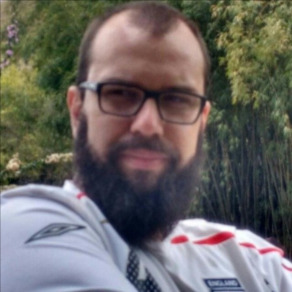
#> input picture Cartoon Image/me.jpg, 292 x 292 px, given in place of the camera
$ python webCam_cartoonImage.py
#> lines starting #> are read from the running program, lines starting #| are printed output that depends on the picture; after the words box and inside, x2 and y2 are one past the last pixel; in counts of white or black regions, pixels touching at a corner belong together
import cv2
import numpy as np


class Cartoonizer:
    def __init__(self, num_down=2, num_bilateral=7):
#> in cartoonize_webcam, frame is the input picture: shape (292, 292, 3); mean B, G, R 100.2, 102.9, 106.7
        self.num_down = num_down
        self.num_bilateral = num_bilateral

    def cartoon_img(self, img_rgb: np.ndarray):

        # Downsampling da imagem usando Gaussian Pyramid
        for _ in range(self.num_down):
            img_rgb = cv2.pyrDown(img_rgb)
#> this loop made 2 passes
#> pass 2, in cartoon_img, `img_rgb = cv2.pyrDown(img_rgb)`:
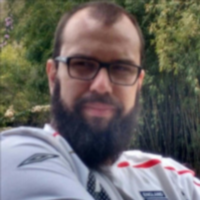
#> img_rgb: shape (200, 200, 3); mean of channels 0, 1, 2 100, 102.8, 106.6; drawn as B, G, R

        # Aplicacao de um filtro bilateral. O filtro bilateral irá diminuir
        # o pallete das cores, necessario para o efeito de cartoon
        for _ in range(self.num_bilateral):
            img_rgb = cv2.bilateralFilter(img_rgb, d=9, sigmaColor=9, sigmaSpace=7)

        # Upsampling da imagem usando Gaussian Pyramid
        for _ in range(self.num_down):
            img_rgb = cv2.pyrUp(img_rgb)

        # Conversao da imagem em tons de cinza
        img_gray = cv2.cvtColor(img_rgb, cv2.COLOR_RGB2GRAY)
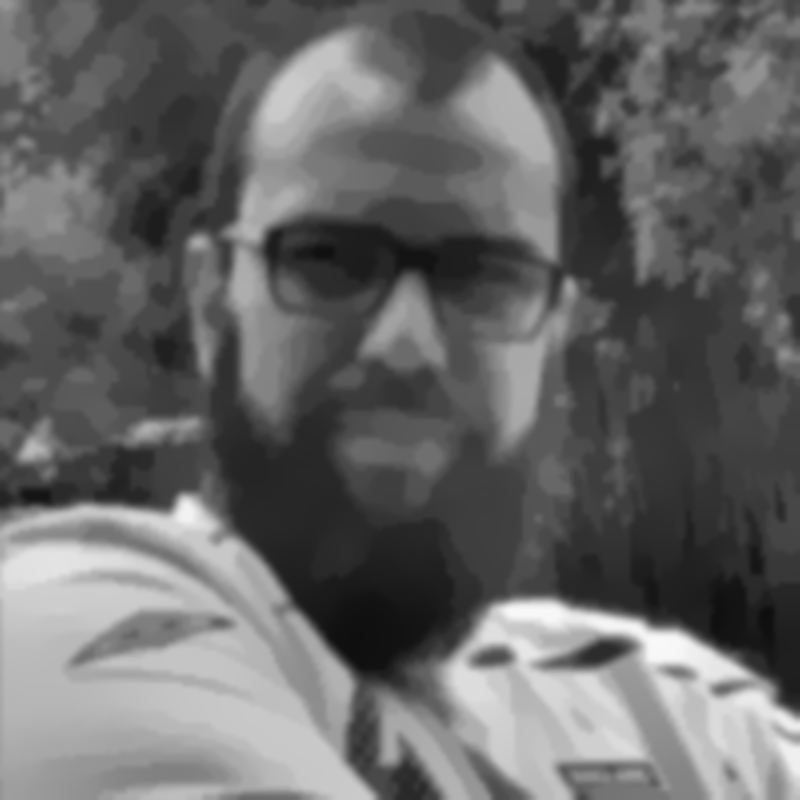
#> img_gray: shape (800, 800); min 15, max 248, mean 102.5

        # Filtro mediano para realce
        img_blur = cv2.medianBlur(img_gray, 7)

        # Deteccao de bordas
        img_edge = cv2.adaptiveThreshold(
            img_blur, 255, cv2.ADAPTIVE_THRESH_MEAN_C,
            cv2.THRESH_BINARY, blockSize=9, C=2)
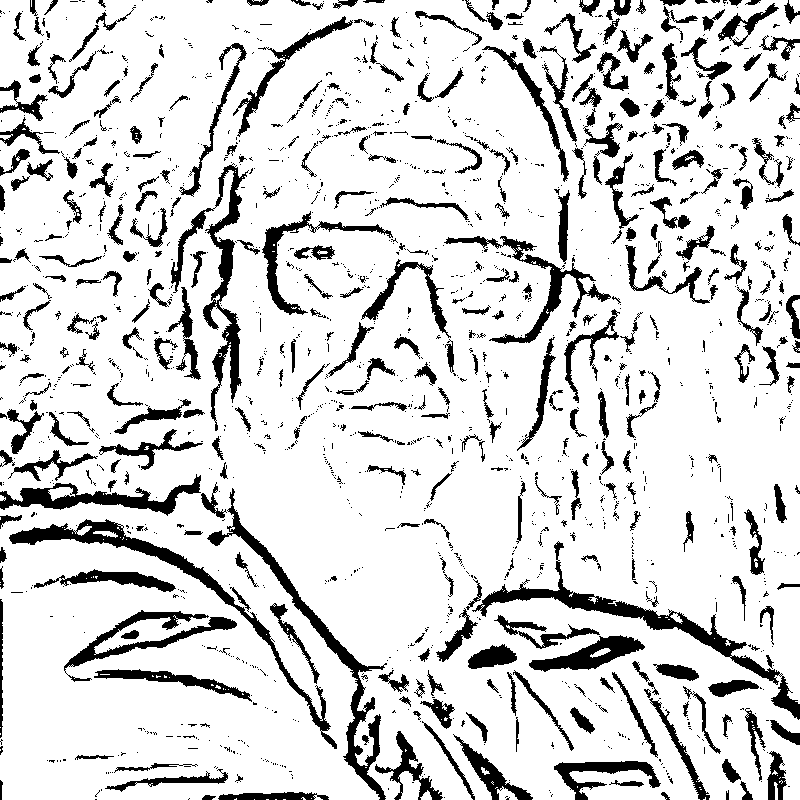
#> img_edge: shape (800, 800); 84.8% white; 1741 black regions (1325 under 20 px), largest, box (x1, y1, x2, y2) and area: (472, 541, 800, 720) 4620, (9, 519, 337, 749) 4167, (207, 488, 387, 800) 4007

        # Conversao da imagem para RGB
        img_edge = cv2.cvtColor(img_edge, cv2.COLOR_GRAY2RGB)

        # Combinando a imagem colorida com a imagem com bordas destacadas
        # img_cartoon = cv2.bitwise_and(img_rgb, img_edge)
        # stack = np.hstack([img_rgb, img_cartoon])

        return img_rgb

    def cartoonize_webcam(self):
        cap = cv2.VideoCapture(0)

        while True:
            ret, frame = cap.read()

            img_rgb = cv2.resize(frame, (800, 800))

            img = self.cartoon_img(img_rgb)
            cv2.imshow("Cartoon", img)

            if cv2.waitKey(1) & 0xFF == ord('q'):
#> (key q is pressed here)
                break

        cap.release()
        cv2.destroyAllWindows()


if __name__ == "__main__":
    cartoonizer = Cartoonizer(num_down=2, num_bilateral=7)
    cartoonizer.cartoonize_webcam()

$ run again, on Cartoon Image/por_sol.png
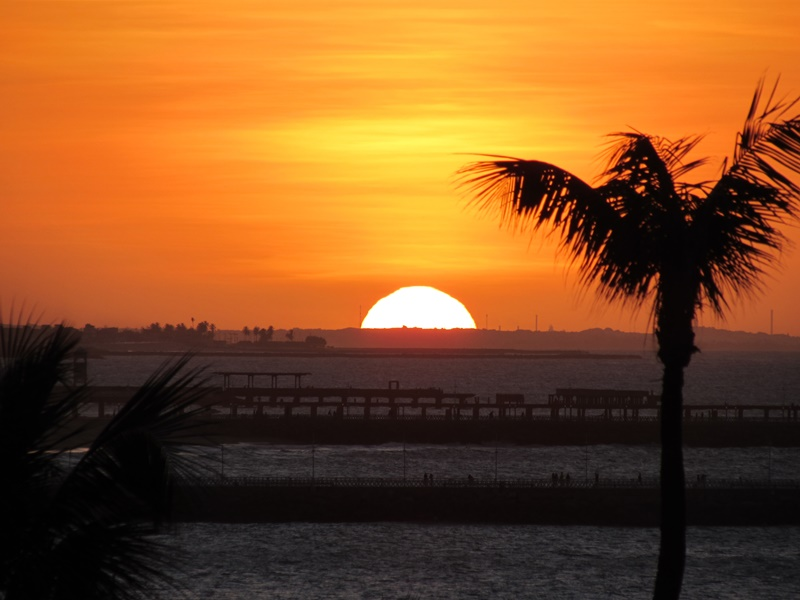
#> input picture Cartoon Image/por_sol.png, 800 x 600 px, given in place of the camera
#> in cartoonize_webcam, frame is the input picture: shape (600, 800, 3); mean B, G, R 35.5, 82.3, 136.1
#> in cartoon_img, `img_gray = cv2.cvtColor(img_rgb, cv2.COLOR_RGB2GRAY)`:
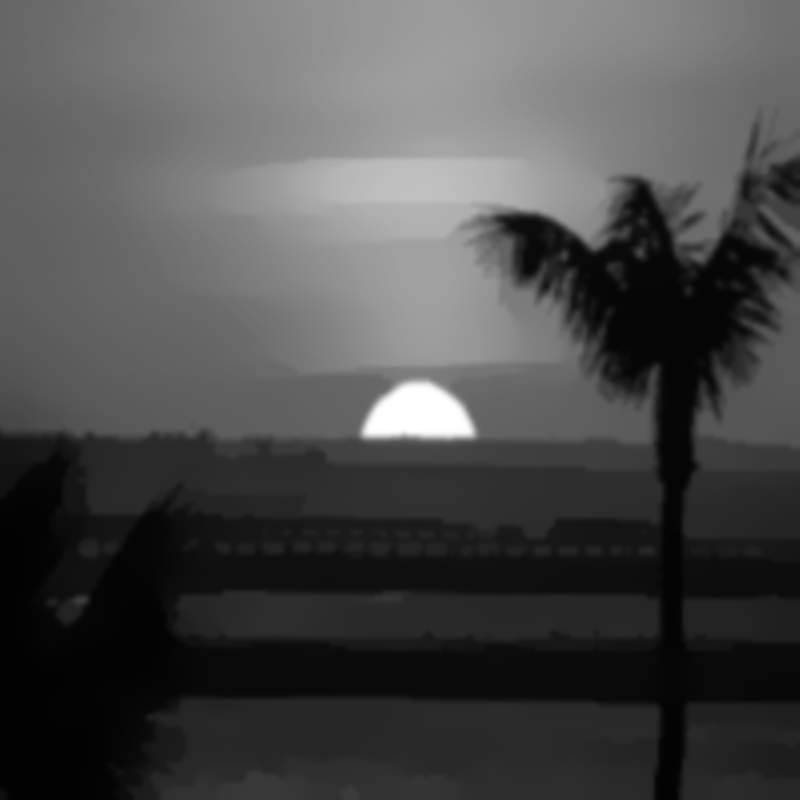
#> img_gray: shape (800, 800); min 1, max 255, mean 74.5
#> in cartoon_img, `img_edge = cv2.adaptiveThreshold( img_blur, 255, cv2.ADAPTIVE_THRESH_M..`:
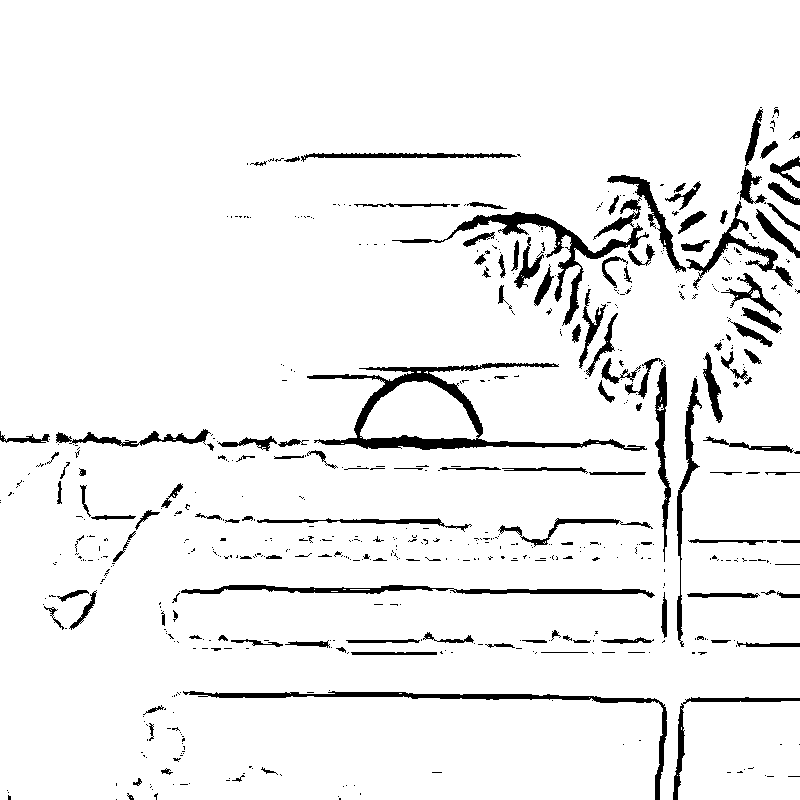
#> img_edge: shape (800, 800); 93.9% white; 608 black regions (464 under 20 px), largest, box (x1, y1, x2, y2) and area: (307, 363, 647, 451) 4712, (392, 212, 649, 326) 2947, (183, 691, 667, 800) 2594
